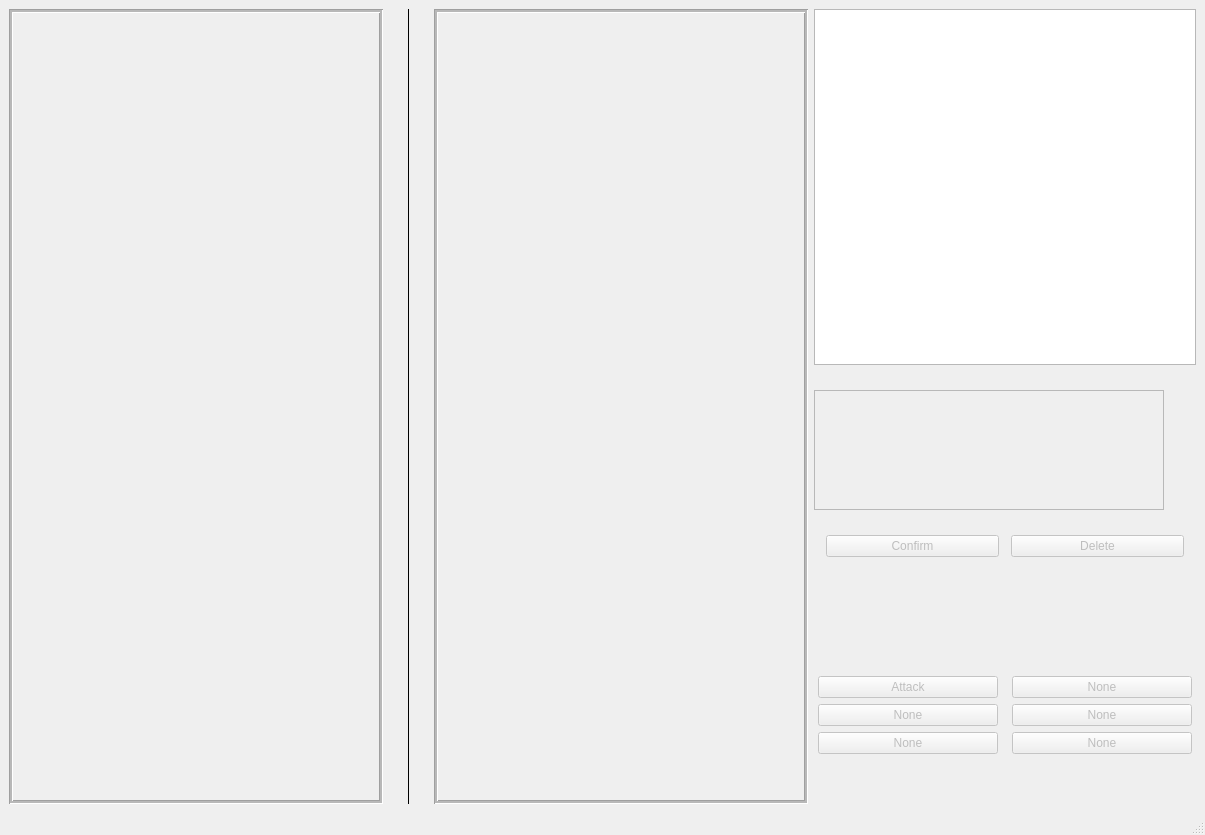
<?xml version="1.0" encoding="UTF-8"?>
<ui version="4.0">
 <class>Battle</class>
 <widget class="QMainWindow" name="Battle">
  <property name="geometry">
   <rect>
    <x>0</x>
    <y>0</y>
    <width>1205</width>
    <height>835</height>
   </rect>
  </property>
  <property name="minimumSize">
   <size>
    <width>1205</width>
    <height>835</height>
   </size>
  </property>
  <property name="windowTitle">
   <string>MainWindow</string>
  </property>
  <widget class="QWidget" name="centralwidget">
   <layout class="QVBoxLayout" name="verticalLayout_2">
    <item>
     <layout class="QHBoxLayout" name="horizontalLayout_6">
      <item>
       <layout class="QHBoxLayout" name="horizontalLayout_5">
        <property name="spacing">
         <number>24</number>
        </property>
        <item>
         <layout class="QHBoxLayout" name="horizontalLayout_2">
          <item>
           <widget class="QScrollArea" name="geo_area">
            <property name="minimumSize">
             <size>
              <width>374</width>
              <height>750</height>
             </size>
            </property>
            <property name="layoutDirection">
             <enum>Qt::LeftToRight</enum>
            </property>
            <property name="autoFillBackground">
             <bool>false</bool>
            </property>
            <property name="locale">
             <locale language="English" country="UnitedStates"/>
            </property>
            <property name="frameShape">
             <enum>QFrame::Box</enum>
            </property>
            <property name="frameShadow">
             <enum>QFrame::Sunken</enum>
            </property>
            <property name="lineWidth">
             <number>1</number>
            </property>
            <property name="midLineWidth">
             <number>2</number>
            </property>
            <property name="verticalScrollBarPolicy">
             <enum>Qt::ScrollBarAsNeeded</enum>
            </property>
            <property name="horizontalScrollBarPolicy">
             <enum>Qt::ScrollBarAlwaysOff</enum>
            </property>
            <property name="sizeAdjustPolicy">
             <enum>QAbstractScrollArea::AdjustIgnored</enum>
            </property>
            <property name="widgetResizable">
             <bool>true</bool>
            </property>
            <property name="alignment">
             <set>Qt::AlignLeading|Qt::AlignLeft|Qt::AlignVCenter</set>
            </property>
            <widget class="QWidget" name="scrollAreaWidgetContents">
             <property name="geometry">
              <rect>
               <x>0</x>
               <y>0</y>
               <width>366</width>
               <height>762</height>
              </rect>
             </property>
            </widget>
           </widget>
          </item>
         </layout>
        </item>
        <item>
         <widget class="Line" name="line">
          <property name="frameShadow">
           <enum>QFrame::Plain</enum>
          </property>
          <property name="orientation">
           <enum>Qt::Vertical</enum>
          </property>
         </widget>
        </item>
        <item>
         <widget class="QScrollArea" name="aero_area">
          <property name="minimumSize">
           <size>
            <width>374</width>
            <height>750</height>
           </size>
          </property>
          <property name="autoFillBackground">
           <bool>false</bool>
          </property>
          <property name="locale">
           <locale language="English" country="UnitedStates"/>
          </property>
          <property name="frameShape">
           <enum>QFrame::Box</enum>
          </property>
          <property name="frameShadow">
           <enum>QFrame::Sunken</enum>
          </property>
          <property name="lineWidth">
           <number>1</number>
          </property>
          <property name="midLineWidth">
           <number>2</number>
          </property>
          <property name="verticalScrollBarPolicy">
           <enum>Qt::ScrollBarAsNeeded</enum>
          </property>
          <property name="horizontalScrollBarPolicy">
           <enum>Qt::ScrollBarAlwaysOff</enum>
          </property>
          <property name="sizeAdjustPolicy">
           <enum>QAbstractScrollArea::AdjustIgnored</enum>
          </property>
          <property name="widgetResizable">
           <bool>true</bool>
          </property>
          <property name="alignment">
           <set>Qt::AlignLeading|Qt::AlignLeft|Qt::AlignVCenter</set>
          </property>
          <widget class="QWidget" name="scrollAreaWidgetContents_2">
           <property name="geometry">
            <rect>
             <x>0</x>
             <y>0</y>
             <width>366</width>
             <height>764</height>
            </rect>
           </property>
          </widget>
         </widget>
        </item>
        <item>
         <layout class="QHBoxLayout" name="horizontalLayout_3"/>
        </item>
       </layout>
      </item>
      <item>
       <layout class="QVBoxLayout" name="verticalLayout_3">
        <property name="spacing">
         <number>25</number>
        </property>
        <property name="bottomMargin">
         <number>50</number>
        </property>
        <item>
         <widget class="QListWidget" name="Log">
          <property name="minimumSize">
           <size>
            <width>200</width>
            <height>300</height>
           </size>
          </property>
          <property name="maximumSize">
           <size>
            <width>16777215</width>
            <height>16777215</height>
           </size>
          </property>
          <property name="font">
           <font>
            <family>Arial</family>
            <pointsize>12</pointsize>
           </font>
          </property>
         </widget>
        </item>
        <item>
         <widget class="QListWidget" name="TargetList">
          <property name="enabled">
           <bool>false</bool>
          </property>
          <property name="maximumSize">
           <size>
            <width>350</width>
            <height>120</height>
           </size>
          </property>
          <property name="font">
           <font>
            <family>Arial</family>
           </font>
          </property>
         </widget>
        </item>
        <item>
         <layout class="QGridLayout" name="gridLayout_2">
          <property name="sizeConstraint">
           <enum>QLayout::SetDefaultConstraint</enum>
          </property>
          <property name="spacing">
           <number>0</number>
          </property>
          <item row="2" column="0">
           <widget class="QPushButton" name="TargetConfirm">
            <property name="enabled">
             <bool>false</bool>
            </property>
            <property name="maximumSize">
             <size>
              <width>173</width>
              <height>35</height>
             </size>
            </property>
            <property name="text">
             <string>Confirm</string>
            </property>
           </widget>
          </item>
          <item row="2" column="1">
           <widget class="QPushButton" name="TargetDelete">
            <property name="enabled">
             <bool>false</bool>
            </property>
            <property name="maximumSize">
             <size>
              <width>173</width>
              <height>35</height>
             </size>
            </property>
            <property name="text">
             <string>Delete</string>
            </property>
           </widget>
          </item>
         </layout>
        </item>
        <item>
         <layout class="QVBoxLayout" name="verticalLayout">
          <item>
           <widget class="QLabel" name="label">
            <property name="minimumSize">
             <size>
              <width>200</width>
              <height>30</height>
             </size>
            </property>
            <property name="maximumSize">
             <size>
              <width>16777215</width>
              <height>16777215</height>
             </size>
            </property>
            <property name="font">
             <font>
              <family>Arial</family>
              <pointsize>11</pointsize>
             </font>
            </property>
            <property name="text">
             <string/>
            </property>
            <property name="alignment">
             <set>Qt::AlignCenter</set>
            </property>
           </widget>
          </item>
          <item>
           <widget class="QLabel" name="Error">
            <property name="maximumSize">
             <size>
              <width>16777215</width>
              <height>16777215</height>
             </size>
            </property>
            <property name="font">
             <font>
              <family>Arial</family>
              <pointsize>9</pointsize>
              <weight>75</weight>
              <bold>true</bold>
             </font>
            </property>
            <property name="text">
             <string/>
            </property>
            <property name="alignment">
             <set>Qt::AlignCenter</set>
            </property>
           </widget>
          </item>
         </layout>
        </item>
        <item>
         <layout class="QGridLayout" name="gridLayout">
          <property name="horizontalSpacing">
           <number>10</number>
          </property>
          <property name="verticalSpacing">
           <number>6</number>
          </property>
          <item row="0" column="1">
           <widget class="QPushButton" name="AbilityButton1">
            <property name="enabled">
             <bool>false</bool>
            </property>
            <property name="maximumSize">
             <size>
              <width>180</width>
              <height>16777215</height>
             </size>
            </property>
            <property name="text">
             <string>None</string>
            </property>
           </widget>
          </item>
          <item row="1" column="1">
           <widget class="QPushButton" name="AbilityButton3">
            <property name="enabled">
             <bool>false</bool>
            </property>
            <property name="maximumSize">
             <size>
              <width>180</width>
              <height>16777215</height>
             </size>
            </property>
            <property name="text">
             <string>None</string>
            </property>
           </widget>
          </item>
          <item row="2" column="0">
           <widget class="QPushButton" name="AbilityButton4">
            <property name="enabled">
             <bool>false</bool>
            </property>
            <property name="maximumSize">
             <size>
              <width>180</width>
              <height>16777215</height>
             </size>
            </property>
            <property name="text">
             <string>None</string>
            </property>
           </widget>
          </item>
          <item row="1" column="0">
           <widget class="QPushButton" name="AbilityButton2">
            <property name="enabled">
             <bool>false</bool>
            </property>
            <property name="maximumSize">
             <size>
              <width>180</width>
              <height>16777215</height>
             </size>
            </property>
            <property name="text">
             <string>None</string>
            </property>
           </widget>
          </item>
          <item row="0" column="0">
           <widget class="QPushButton" name="AttackButton">
            <property name="enabled">
             <bool>false</bool>
            </property>
            <property name="maximumSize">
             <size>
              <width>180</width>
              <height>16777215</height>
             </size>
            </property>
            <property name="text">
             <string>Attack</string>
            </property>
           </widget>
          </item>
          <item row="2" column="1">
           <widget class="QPushButton" name="AbilityButton5">
            <property name="enabled">
             <bool>false</bool>
            </property>
            <property name="maximumSize">
             <size>
              <width>180</width>
              <height>16777215</height>
             </size>
            </property>
            <property name="text">
             <string>None</string>
            </property>
           </widget>
          </item>
         </layout>
        </item>
       </layout>
      </item>
     </layout>
    </item>
   </layout>
  </widget>
  <widget class="QMenuBar" name="menubar">
   <property name="geometry">
    <rect>
     <x>0</x>
     <y>0</y>
     <width>1205</width>
     <height>21</height>
    </rect>
   </property>
  </widget>
  <widget class="QStatusBar" name="statusbar"/>
 </widget>
 <resources/>
 <connections/>
</ui>
